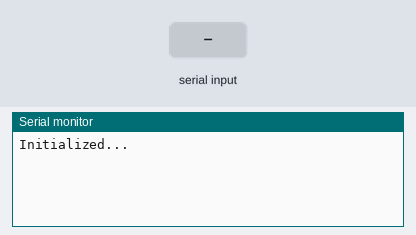
Bench run of a sketch on a simulated Arduino Uno, built with avr-gcc and run on an emulated ATmega328P. Parts: the last lines printed to the serial monitor. Inputs (shaded band) come from the test bench.

Above: at 1.2 s.
1.3 s: "scan" received over Serial
At 2.5 s:
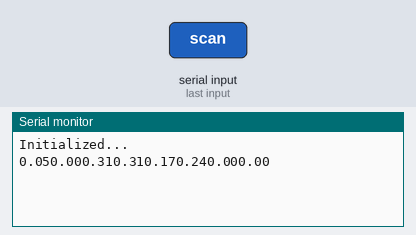
2.8 s: "ping" received over Serial
At 3.8 s:
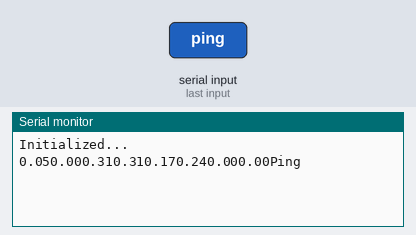

The sketch:

test_usb_serial.ino
```cpp
int x;
String str;

float test_scan_data[8] = {0.04962, 0.0, 0.30735, 0.30883, 0.16934, 0.24132, 0.0, 0.0};
float test_read_adc = 0.61932;
String test_response = "Ping";

void setup() {
  Serial.begin(115200);
  Serial.setTimeout(1);
  Serial.println("Initialized...");
}

void loop() {
  while (!Serial.available());

  str = Serial.readString();

  if (str == "scan"){

    for (int i = 0; i < 8; i++){
      Serial.print(test_scan_data[i]);
    }

  } else if (str == "adc"){
    Serial.print(test_read_adc);
  } else if (str == "ping") {
    Serial.print(test_response);
  }

  // Wait for outgoing data to be sent
  Serial.flush();

}
```

Measured:
- after the input at 1.3 s, the serial monitor: prints a new line at once (image 1)
- after the input at 2.8 s, the serial monitor: prints a new line at once (image 2)
